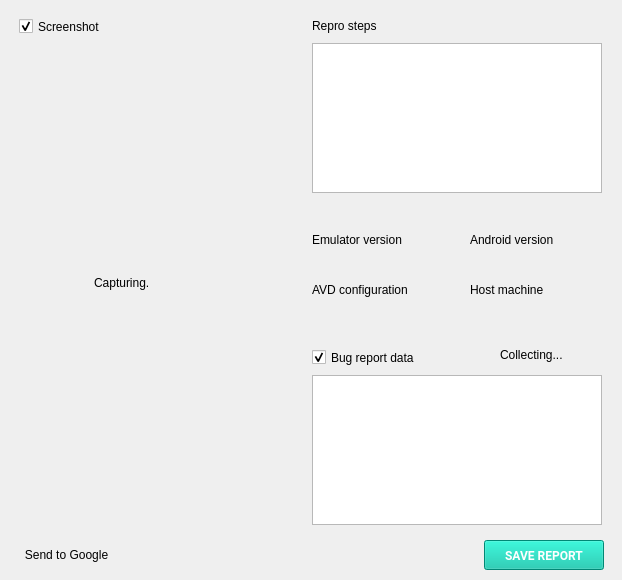
<?xml version="1.0" encoding="UTF-8"?>
<ui version="4.0">
 <class>BugreportPage</class>
 <widget class="QWidget" name="BugreportPage">
  <property name="geometry">
   <rect>
    <x>0</x>
    <y>0</y>
    <width>622</width>
    <height>580</height>
   </rect>
  </property>
  <property name="windowTitle">
   <string>Form</string>
  </property>
  <widget class="RaisedMaterialButton" name="bug_saveButton">
   <property name="geometry">
    <rect>
     <x>484</x>
     <y>540</y>
     <width>120</width>
     <height>30</height>
    </rect>
   </property>
   <property name="sizePolicy">
    <sizepolicy hsizetype="Fixed" vsizetype="Fixed">
     <horstretch>0</horstretch>
     <verstretch>0</verstretch>
    </sizepolicy>
   </property>
   <property name="minimumSize">
    <size>
     <width>120</width>
     <height>30</height>
    </size>
   </property>
   <property name="maximumSize">
    <size>
     <width>16777215</width>
     <height>30</height>
    </size>
   </property>
   <property name="font">
    <font>
     <family>Roboto</family>
     <weight>75</weight>
     <bold>true</bold>
    </font>
   </property>
   <property name="styleSheet">
    <string notr="true">background-color: #00bea4; color: #ffffff</string>
   </property>
   <property name="text">
    <string>SAVE REPORT</string>
   </property>
   <property name="ColorGroup" stdset="0">
    <string>Button</string>
   </property>
  </widget>
  <widget class="QCheckBox" name="bug_screenshotCheckBox">
   <property name="geometry">
    <rect>
     <x>19</x>
     <y>14</y>
     <width>177</width>
     <height>25</height>
    </rect>
   </property>
   <property name="sizePolicy">
    <sizepolicy hsizetype="Fixed" vsizetype="Fixed">
     <horstretch>0</horstretch>
     <verstretch>0</verstretch>
    </sizepolicy>
   </property>
   <property name="text">
    <string>Screenshot</string>
   </property>
   <property name="checked">
    <bool>true</bool>
   </property>
  </widget>
  <widget class="QStackedWidget" name="stackedWidget">
   <property name="geometry">
    <rect>
     <x>19</x>
     <y>43</y>
     <width>270</width>
     <height>480</height>
    </rect>
   </property>
   <property name="currentIndex">
    <number>1</number>
   </property>
   <widget class="QWidget" name="Page1">
    <widget class="QLabel" name="bug_screenshotImage">
     <property name="geometry">
      <rect>
       <x>0</x>
       <y>0</y>
       <width>270</width>
       <height>480</height>
      </rect>
     </property>
     <property name="sizePolicy">
      <sizepolicy hsizetype="Fixed" vsizetype="Fixed">
       <horstretch>0</horstretch>
       <verstretch>0</verstretch>
      </sizepolicy>
     </property>
     <property name="minimumSize">
      <size>
       <width>0</width>
       <height>0</height>
      </size>
     </property>
     <property name="maximumSize">
      <size>
       <width>16777215</width>
       <height>16777215</height>
      </size>
     </property>
     <property name="styleSheet">
      <string notr="true">background-color: #808080;</string>
     </property>
     <property name="text">
      <string/>
     </property>
     <property name="alignment">
      <set>Qt::AlignCenter</set>
     </property>
    </widget>
   </widget>
   <widget class="QWidget" name="Page2">
    <widget class="QLabel" name="bug_CapturingLabel">
     <property name="geometry">
      <rect>
       <x>75</x>
       <y>230</y>
       <width>55</width>
       <height>20</height>
      </rect>
     </property>
     <property name="sizePolicy">
      <sizepolicy hsizetype="Fixed" vsizetype="Fixed">
       <horstretch>0</horstretch>
       <verstretch>0</verstretch>
      </sizepolicy>
     </property>
     <property name="minimumSize">
      <size>
       <width>0</width>
       <height>0</height>
      </size>
     </property>
     <property name="maximumSize">
      <size>
       <width>16777215</width>
       <height>16777215</height>
      </size>
     </property>
     <property name="text">
      <string>Capturing...</string>
     </property>
     <property name="ColorGroup" stdset="0">
      <string>Title</string>
     </property>
    </widget>
    <widget class="QLabel" name="bug_circularSpinner2">
     <property name="geometry">
      <rect>
       <x>140</x>
       <y>234</y>
       <width>16</width>
       <height>16</height>
      </rect>
     </property>
     <property name="sizePolicy">
      <sizepolicy hsizetype="Fixed" vsizetype="Fixed">
       <horstretch>0</horstretch>
       <verstretch>0</verstretch>
      </sizepolicy>
     </property>
     <property name="minimumSize">
      <size>
       <width>16</width>
       <height>16</height>
      </size>
     </property>
     <property name="maximumSize">
      <size>
       <width>16</width>
       <height>16</height>
      </size>
     </property>
     <property name="text">
      <string/>
     </property>
     <property name="scaledContents">
      <bool>true</bool>
     </property>
    </widget>
   </widget>
  </widget>
  <widget class="QLabel" name="label_4">
   <property name="geometry">
    <rect>
     <x>312</x>
     <y>16</y>
     <width>96</width>
     <height>19</height>
    </rect>
   </property>
   <property name="sizePolicy">
    <sizepolicy hsizetype="Fixed" vsizetype="Fixed">
     <horstretch>0</horstretch>
     <verstretch>0</verstretch>
    </sizepolicy>
   </property>
   <property name="font">
    <font>
     <weight>50</weight>
     <bold>false</bold>
    </font>
   </property>
   <property name="text">
    <string>Repro steps</string>
   </property>
   <property name="alignment">
    <set>Qt::AlignLeading|Qt::AlignLeft|Qt::AlignVCenter</set>
   </property>
  </widget>
  <widget class="QPlainTextEdit" name="bug_reproStepsTextEdit">
   <property name="geometry">
    <rect>
     <x>312</x>
     <y>43</y>
     <width>290</width>
     <height>150</height>
    </rect>
   </property>
   <property name="sizePolicy">
    <sizepolicy hsizetype="Expanding" vsizetype="Expanding">
     <horstretch>0</horstretch>
     <verstretch>0</verstretch>
    </sizepolicy>
   </property>
  </widget>
  <widget class="QLabel" name="bug_emulatorVersionLabel">
   <property name="geometry">
    <rect>
     <x>312</x>
     <y>250</y>
     <width>130</width>
     <height>20</height>
    </rect>
   </property>
   <property name="text">
    <string/>
   </property>
  </widget>
  <widget class="QLabel" name="bug_deviceLabel">
   <property name="geometry">
    <rect>
     <x>312</x>
     <y>300</y>
     <width>130</width>
     <height>20</height>
    </rect>
   </property>
   <property name="text">
    <string/>
   </property>
   <property name="ColorGroup" stdset="0">
    <string>Link</string>
   </property>
  </widget>
  <widget class="QLabel" name="bug_hostMachineLabel">
   <property name="geometry">
    <rect>
     <x>470</x>
     <y>300</y>
     <width>130</width>
     <height>20</height>
    </rect>
   </property>
   <property name="text">
    <string/>
   </property>
  </widget>
  <widget class="QLabel" name="bug_androidVersionLabel">
   <property name="geometry">
    <rect>
     <x>470</x>
     <y>250</y>
     <width>130</width>
     <height>20</height>
    </rect>
   </property>
   <property name="text">
    <string/>
   </property>
  </widget>
  <widget class="QLabel" name="label_2">
   <property name="geometry">
    <rect>
     <x>312</x>
     <y>230</y>
     <width>137</width>
     <height>19</height>
    </rect>
   </property>
   <property name="sizePolicy">
    <sizepolicy hsizetype="Minimum" vsizetype="Fixed">
     <horstretch>0</horstretch>
     <verstretch>0</verstretch>
    </sizepolicy>
   </property>
   <property name="text">
    <string>Emulator version</string>
   </property>
   <property name="ColorGroup" stdset="0">
    <string>Title</string>
   </property>
  </widget>
  <widget class="QLabel" name="label">
   <property name="geometry">
    <rect>
     <x>470</x>
     <y>230</y>
     <width>126</width>
     <height>19</height>
    </rect>
   </property>
   <property name="sizePolicy">
    <sizepolicy hsizetype="Minimum" vsizetype="Fixed">
     <horstretch>0</horstretch>
     <verstretch>0</verstretch>
    </sizepolicy>
   </property>
   <property name="text">
    <string>Android version</string>
   </property>
   <property name="ColorGroup" stdset="0">
    <string>Title</string>
   </property>
  </widget>
  <widget class="QLabel" name="label_3">
   <property name="geometry">
    <rect>
     <x>470</x>
     <y>280</y>
     <width>111</width>
     <height>19</height>
    </rect>
   </property>
   <property name="sizePolicy">
    <sizepolicy hsizetype="Minimum" vsizetype="Fixed">
     <horstretch>0</horstretch>
     <verstretch>0</verstretch>
    </sizepolicy>
   </property>
   <property name="text">
    <string>Host machine</string>
   </property>
   <property name="ColorGroup" stdset="0">
    <string>Title</string>
   </property>
  </widget>
  <widget class="QLabel" name="label_5">
   <property name="geometry">
    <rect>
     <x>312</x>
     <y>280</y>
     <width>146</width>
     <height>19</height>
    </rect>
   </property>
   <property name="sizePolicy">
    <sizepolicy hsizetype="Minimum" vsizetype="Fixed">
     <horstretch>0</horstretch>
     <verstretch>0</verstretch>
    </sizepolicy>
   </property>
   <property name="text">
    <string>AVD configuration</string>
   </property>
   <property name="ColorGroup" stdset="0">
    <string>Title</string>
   </property>
  </widget>
  <widget class="QCheckBox" name="bug_bugReportCheckBox">
   <property name="geometry">
    <rect>
     <x>312</x>
     <y>345</y>
     <width>152</width>
     <height>25</height>
    </rect>
   </property>
   <property name="sizePolicy">
    <sizepolicy hsizetype="Fixed" vsizetype="Fixed">
     <horstretch>0</horstretch>
     <verstretch>0</verstretch>
    </sizepolicy>
   </property>
   <property name="text">
    <string>Bug report data</string>
   </property>
   <property name="checked">
    <bool>true</bool>
   </property>
  </widget>
  <widget class="QPlainTextEdit" name="bug_bugReportTextEdit">
   <property name="geometry">
    <rect>
     <x>312</x>
     <y>375</y>
     <width>290</width>
     <height>150</height>
    </rect>
   </property>
   <property name="sizePolicy">
    <sizepolicy hsizetype="Expanding" vsizetype="Expanding">
     <horstretch>0</horstretch>
     <verstretch>0</verstretch>
    </sizepolicy>
   </property>
   <property name="readOnly">
    <bool>true</bool>
   </property>
  </widget>
  <widget class="QLabel" name="bug_circularSpinner">
   <property name="geometry">
    <rect>
     <x>585</x>
     <y>347</y>
     <width>16</width>
     <height>16</height>
    </rect>
   </property>
   <property name="sizePolicy">
    <sizepolicy hsizetype="Fixed" vsizetype="Fixed">
     <horstretch>0</horstretch>
     <verstretch>0</verstretch>
    </sizepolicy>
   </property>
   <property name="minimumSize">
    <size>
     <width>16</width>
     <height>16</height>
    </size>
   </property>
   <property name="maximumSize">
    <size>
     <width>16</width>
     <height>16</height>
    </size>
   </property>
   <property name="text">
    <string/>
   </property>
   <property name="scaledContents">
    <bool>true</bool>
   </property>
   <property name="alignment">
    <set>Qt::AlignRight|Qt::AlignTrailing|Qt::AlignVCenter</set>
   </property>
  </widget>
  <widget class="QLabel" name="bug_collectingLabel">
   <property name="geometry">
    <rect>
     <x>500</x>
     <y>345</y>
     <width>71</width>
     <height>20</height>
    </rect>
   </property>
   <property name="sizePolicy">
    <sizepolicy hsizetype="Fixed" vsizetype="Fixed">
     <horstretch>0</horstretch>
     <verstretch>0</verstretch>
    </sizepolicy>
   </property>
   <property name="minimumSize">
    <size>
     <width>0</width>
     <height>0</height>
    </size>
   </property>
   <property name="maximumSize">
    <size>
     <width>16777215</width>
     <height>16777215</height>
    </size>
   </property>
   <property name="text">
    <string>Collecting...</string>
   </property>
   <property name="alignment">
    <set>Qt::AlignLeading|Qt::AlignLeft|Qt::AlignVCenter</set>
   </property>
   <property name="ColorGroup" stdset="0">
    <string>Title</string>
   </property>
  </widget>
  <widget class="QPushButton" name="bug_sendToGoogle">
   <property name="geometry">
    <rect>
     <x>16</x>
     <y>540</y>
     <width>101</width>
     <height>30</height>
    </rect>
   </property>
   <property name="layoutDirection">
    <enum>Qt::RightToLeft</enum>
   </property>
   <property name="text">
    <string>Send to Google</string>
   </property>
   <property name="icon">
    <iconset resource="../resources.qrc">
     <normaloff>:/dark/open_in_browser</normaloff>:/dark/open_in_browser</iconset>
   </property>
   <property name="iconSize">
    <size>
     <width>16</width>
     <height>16</height>
    </size>
   </property>
   <property name="flat">
    <bool>true</bool>
   </property>
   <property name="ColorGroup" stdset="0">
    <string>Link</string>
   </property>
  </widget>
  <zorder>bug_emulatorVersionLabel</zorder>
  <zorder>bug_deviceLabel</zorder>
  <zorder>bug_hostMachineLabel</zorder>
  <zorder>bug_androidVersionLabel</zorder>
  <zorder>label_2</zorder>
  <zorder>label</zorder>
  <zorder>label_3</zorder>
  <zorder>label_5</zorder>
  <zorder>bug_bugReportCheckBox</zorder>
  <zorder>bug_bugReportTextEdit</zorder>
  <zorder>bug_circularSpinner</zorder>
  <zorder>bug_collectingLabel</zorder>
  <zorder>bug_saveButton</zorder>
  <zorder>bug_screenshotCheckBox</zorder>
  <zorder>stackedWidget</zorder>
  <zorder>label_4</zorder>
  <zorder>bug_reproStepsTextEdit</zorder>
  <zorder>bug_sendToGoogle</zorder>
 </widget>
 <customwidgets>
  <customwidget>
   <class>RaisedMaterialButton</class>
   <extends>QPushButton</extends>
   <header>android/skin/qt/raised-material-button.h</header>
  </customwidget>
 </customwidgets>
 <resources>
  <include location="../resources.qrc"/>
 </resources>
 <connections/>
</ui>
